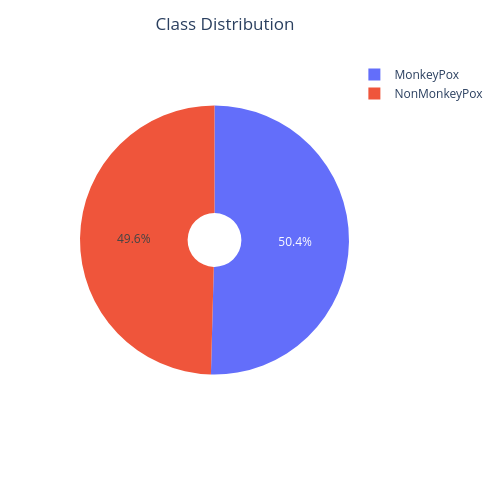

The code cell stored with this chart in its notebook:
### Code cell
# Required Libraries
import numpy as np
import pandas as pd
import os
import glob as gb
import matplotlib.pyplot as plt
import seaborn as sns
import cv2
import tensorflow as tf
from tensorflow import keras
from keras import layers
from keras.layers import Dense, Flatten, Dropout, GlobalAveragePooling2D, BatchNormalization
from keras.models import Sequential
from keras.optimizers import Adam
from tensorflow.keras.preprocessing.image import ImageDataGenerator
from keras.callbacks import EarlyStopping, ReduceLROnPlateau
import plotly.express as px

# Define image dimensions and batch size
image_height = 224
image_width = 224  # Fixed typo from 'image_weight'
batch_size = 32

# Specify the path to your dataset
tpath = 'aug'  # Update this with your local path if needed

# Load the training and validation data using image_dataset_from_directory
training_data = tf.keras.utils.image_dataset_from_directory(
    tpath,
    batch_size=batch_size,
    image_size=(image_height, image_width),
    shuffle=True,
    seed=123,
    validation_split=0.2,
    subset='training'
)

validation_data = tf.keras.utils.image_dataset_from_directory(
    tpath,
    batch_size=batch_size,
    image_size=(image_height, image_width),
    shuffle=True,
    seed=123,
    validation_split=0.2,
    subset='validation'
)

# Load the metadata information (Update the path if needed)
info_file = 'labels_aug.csv'  # Update the path
info = pd.read_csv(info_file)
info.head()

# Check the column names
print(info.columns)

# Corrected pie chart to use 'label' column (assuming it's lowercase based on your code)
fig = px.pie(
    names=info['label'].unique(),
    values=info['label'].value_counts(),
    hole=0.2,
    width=500,
    height=500
)
fig.update_layout({'title': {'text': 'Class Distribution', 'x': 0.45}})
fig.show()

# Visualize class distribution in a bar plot
class_names = []
class_count = []
train_examples = 0

for f in os.listdir(tpath):
    files = gb.glob(pathname=str(tpath + "//" + f + "/*"))
    class_names.append(f)
    class_count.append(len(files))
    train_examples += len(files)

plt.figure(figsize=(30, 5))
sns.barplot(x=class_names, y=class_count)
plt.title("Class Distribution in Training Data")
plt.show()

# Optional: If you have an existing .h5 model and just want to convert to .keras without retraining
# Uncomment and run this section if applicable
# existing_model_path = 'densenet121_finetuned.h5'  # Path to your pretrained .h5 file
# model = keras.models.load_model(existing_model_path)
# model.save('densenet121_finetuned_converted.keras')  # Save in .keras format
# print("Model converted and saved as .keras")

# Build the DenseNet121 model with transfer learning (main training section)
DenseNet_model = Sequential()

# Load the pre-trained DenseNet121 model without the top layers
pretrained_model = keras.applications.DenseNet121(
    include_top=False,
    input_shape=(image_height, image_width, 3),
    pooling=None,
    weights='imagenet'
)

# Fine-tune some of the deeper layers
for layer in pretrained_model.layers[:300]:  # Freeze first 300 layers
    layer.trainable = False
for layer in pretrained_model.layers[300:]:  # Fine-tune the rest
    layer.trainable = True

DenseNet_model.add(pretrained_model)
DenseNet_model.add(GlobalAveragePooling2D())
DenseNet_model.add(BatchNormalization())
DenseNet_model.add(Dropout(0.5))
DenseNet_model.add(Dense(512, activation='relu'))
DenseNet_model.add(BatchNormalization())
DenseNet_model.add(Dense(2, activation='softmax'))  # Assuming 2 classes

DenseNet_model.summary()

# Compile the model
DenseNet_model.compile(
    loss='sparse_categorical_crossentropy',
    optimizer=Adam(learning_rate=0.0001),
    metrics=['accuracy']
)

# Add early stopping and learning rate scheduler callbacks
early_stopping = EarlyStopping(monitor='val_loss', patience=5, restore_best_weights=True)
reduce_lr = ReduceLROnPlateau(monitor='val_loss', factor=0.2, patience=5, min_lr=1e-6)

# Train the model
epochs = 40
history_densenet = DenseNet_model.fit(
    training_data,
    validation_data=validation_data,
    epochs=epochs,
    callbacks=[early_stopping, reduce_lr],
    verbose=1
)

# Save the trained model in .keras format
DenseNet_model.save('densenet121_finetuned.keras')
print("Model trained and saved as densenet121_finetuned.keras")

### Figure 1 — Plotly figure (JSON) as saved in the notebook; plotly's stock layout.template omitted (floating-point values rounded to 4 significant figures)
{"data": [{"domain": {"x": [0, 1], "y": [0, 1]}, "hole": 0.2, "hovertemplate": "label=%{label}<br>value=%{value}<extra></extra>", "labels": ["MonkeyPox", "NonMonkeyPox"], "legendgroup": "", "name": "", "showlegend": true, "type": "pie", "values": [832, 818]}], "layout": {"height": 500, "legend": {"tracegroupgap": 0}, "margin": {"t": 60}, "title": {"text": "Class Distribution", "x": 0.45}, "width": 500}}
